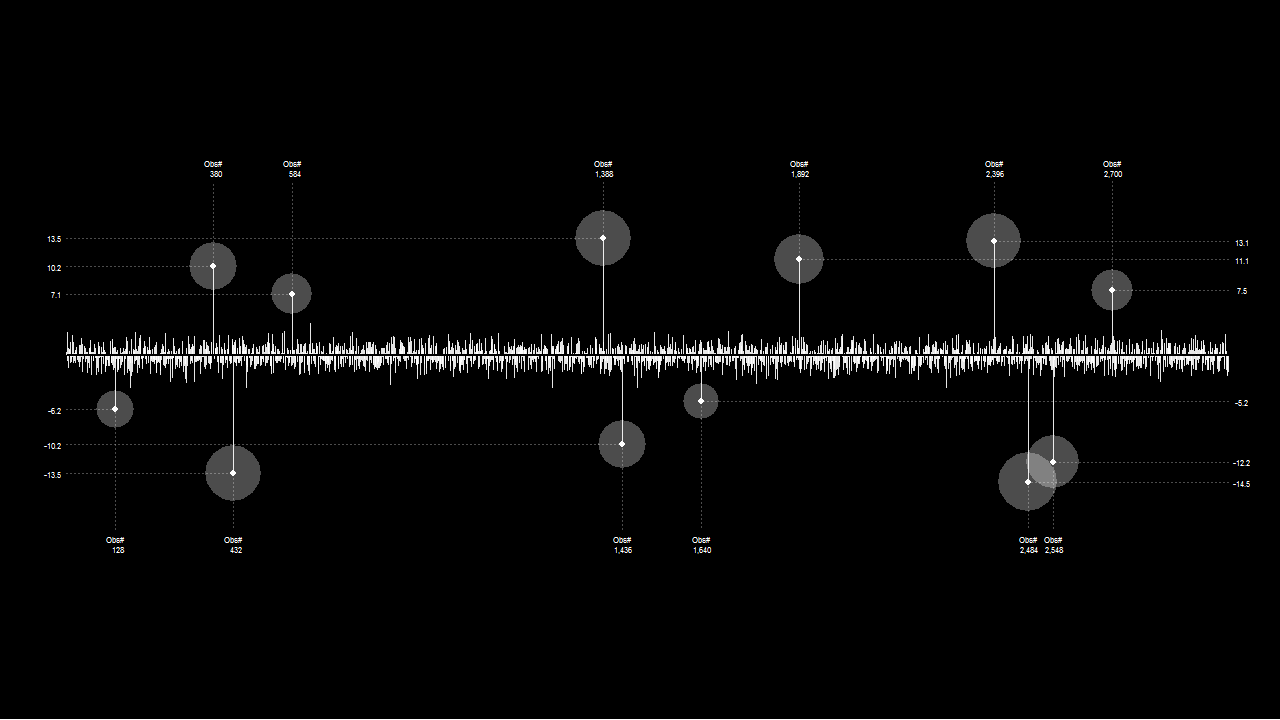

Write the R code that produced this figure.
library(lattice)
library(TSA)

OLn <- 12
t <- 1:3000
limX <- c(min(t), max(t))
limY <- c(-20, 20)
ts <- rnorm(3000)

ol <- c(128,380,432,584,1436,1388,1640,1892,2484,2396,2548,2700)
ts[ol] <- rnorm(OLn) + c(-6,10,-14,6,-11,14,-6,10,-14,14,-12,6)
#ol <- seq(128, 2900, length.out=12)
#ol <- sample(t,OLn)
#ts[ol] <- rnorm(OLn) + sample(c(seq(-14,-6,4),seq(6,14,4)),OLn, replace=TRUE)

m1=arima(ts,order=c(1,0,0))
dOL <- detectIO(m1)
dOL$ind

lok <- matrix(c(dOL$ind,ts[dOL$ind]),length(ol),2)

koord <- function(ob){
  marY <- limY[2]
  marX <- limX[1]
  if(ts[dOL$ind[ob]] < 0){ marY <- limY[1]}
  if(dOL$ind[ob] > limX[2]/2){ marX <- limX[2]}
  x <- c(marX, dOL$ind[ob],dOL$ind[ob],dOL$ind[ob])
  y <- c(ts[dOL$ind[ob]], ts[dOL$ind[ob]],ts[dOL$ind[ob]], marY)
  lin <- cbind(x,y)
  return(lin)
}

lft <- dOL$ind[dOL$ind<limX[2]/2]
rgt <- dOL$ind[dOL$ind>=limX[2]/2]
top <- dOL$ind[ts[dOL$ind] > 0]
btt <- dOL$ind[ts[dOL$ind] <= 0]

axis.set=function(side,...){
  if(side == "left"){
    panel.axis(side=side, outside=TRUE,
               at=ts[lft],
               labels=format(ts[lft],digits=2, nsmall=1),
               tck=0,
               text.cex=0.7,
               text.col="white")
  }else{
    if(side == "right"){
      panel.axis(side=side, outside=TRUE,
                 at=ts[rgt],
                 labels=format(ts[rgt],digits=2, nsmall=1),
                 tck=0,
                 text.cex=0.7,
                 text.col="white")
    }else{
      if(side == "top"){
        panel.axis(side=side, outside=TRUE, 
                   at=top,
                   labels=paste("Obs#\n",format(top, big.mark=",")),
                   tck=0,
                   text.col="white",
                   text.cex=0.7,
                   rot=0)
      }else{
        if(side == "bottom"){
          panel.axis(side=side, outside=TRUE, 
                     at=btt,
                     labels=paste("Obs#\n",format(btt, big.mark=",")),
                     tck=0,
                     text.col="white",
                     text.cex=0.7,
                     rot=0)
        }
      }
    }
  }}

xyplot(ts~t, aspect=0.3,
       scales=list(axs = "i"),
       par.settings=list(axis.line=list(col="transparent"),
                         background=list(col="black"),
                         axis.components=list(right=list(pad2=5),
                                              left=list(pad2=5))),
       xlab=NULL, ylab=NULL,
       axis=axis.set,
       ylim=c(limY[1],limY[2]),
       panel=function(x,...){
         for(i in 1:OLn){
           panel.lines(koord(i), col="gray", lty=3, alpha=0.4) 
         }
         panel.xyplot(x,...,type="h", col="white", alpha=0.9)
         sizc <- 4 + 6*abs(ts[dOL$ind])/max(abs(ts[dOL$ind]))
         sz <- list(c(1),sizc)
         cl <- c("white","white")
         al <- c(1,0.3)
         ph <- c(16,16)
         for(i in 1:2){
           panel.points(lok, pch=ph[i], cex=sz[[i]], col=cl[i], alpha=al[i])
         }
         panel.abline(h=0, col="black", lwd=2)
       })
